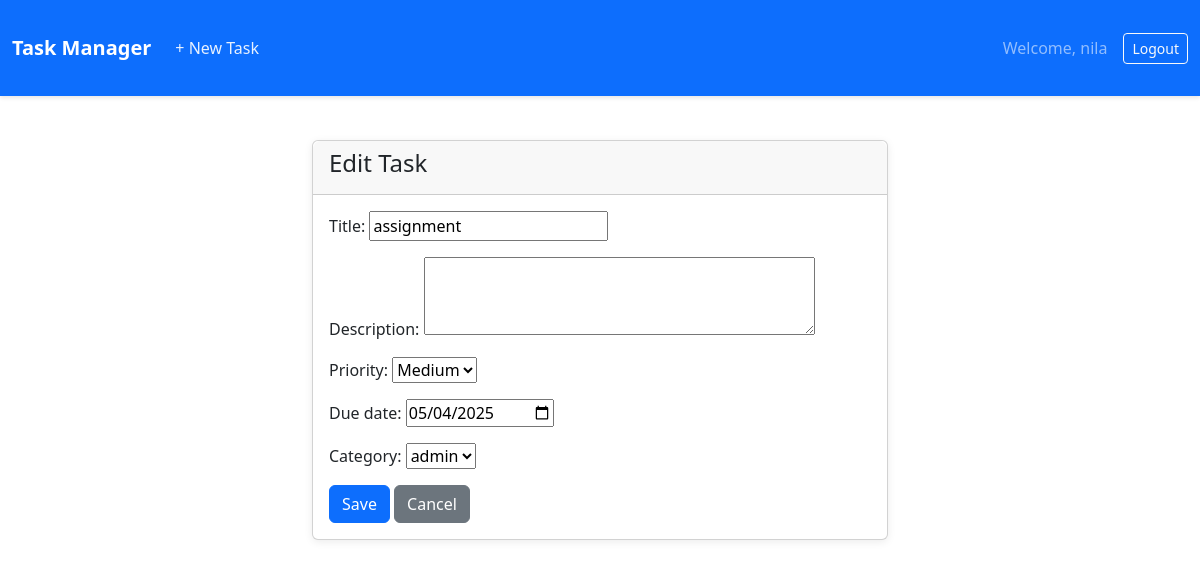
Page /task/edit/4/ (signed in) on the earlier database version.
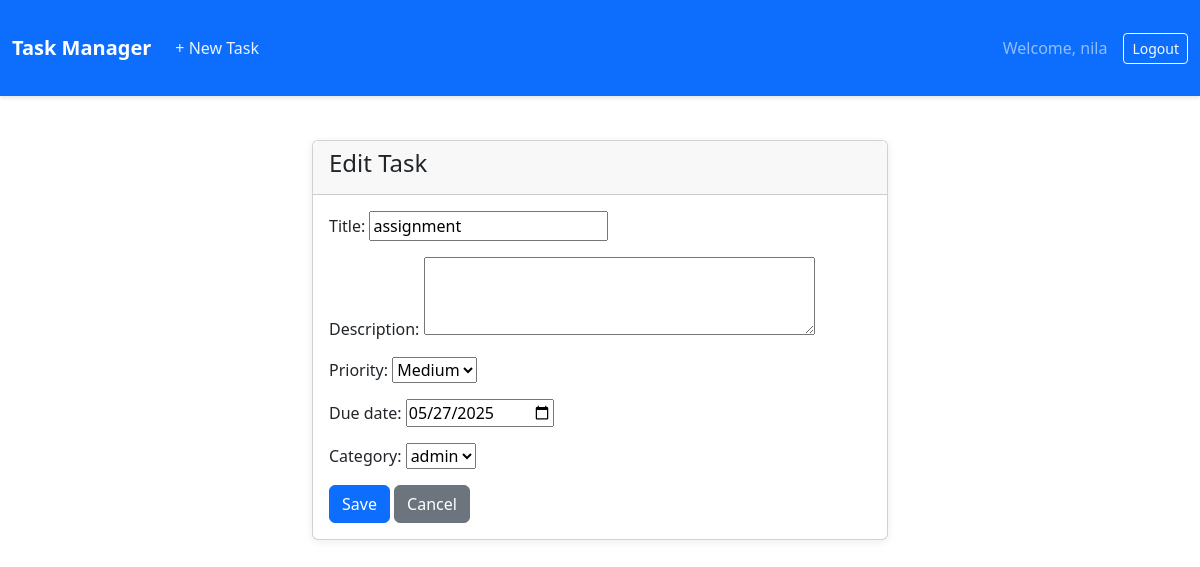
Same page on the later database version.
### taskmanager/models.py (models this page shows, shortened)
class Task(models.Model):
    PRIORITY_CHOICES = (
        ('H', 'High'),
        ('M', 'Medium'),
        ('L', 'Low'),
    )
    title = models.CharField(max_length=200)
    description = models.TextField(blank=True, null=True)
    due_date = models.DateField(blank=True, null=True)
    completed = models.BooleanField(default=False)
    priority = models.CharField(max_length=1, choices=PRIORITY_CHOICES, default='M')
    category = models.ForeignKey(Category, on_delete=models.SET_NULL, blank=True, null=True)
    user = models.ForeignKey(User, on_delete=models.CASCADE)
    created_at = models.DateTimeField(auto_now_add=True)

### taskmanager/views.py (the view)
# urls.py: path('task/edit/<int:task_id>/', views.edit_task, name='edit_task'),
@login_required
def edit_task(request, task_id):
    task = get_object_or_404(Task, id=task_id, user=request.user)
    if request.method == 'POST':
        form = TaskForm(request.user, request.POST, instance=task)
        if form.is_valid():
            form.save()
            return redirect('dashboard')
    else:
        form = TaskForm(request.user, instance=task)
    return render(request, 'taskmanager/task_form.html', {'form': form})

### taskmanager/forms.py
class TaskForm(forms.ModelForm):
    class Meta:
        model = Task
        fields = ["title", "description", "priority", "due_date", "category"]
        widgets = {
            "due_date": forms.DateInput(attrs={"type": "date"}),
            "description": forms.Textarea(attrs={"rows": 3}),
        }
    def __init__(self, user, *args, **kwargs):
        super().__init__(*args, **kwargs)
        self.fields['category'].queryset = Category.objects.filter(user=user)

### taskmanager/models.py (called while the page is built)
    def __str__(self):
        return self.name

### taskmanager/templates/taskmanager/task_form.html (shortened to what this page needs)
{% extends "taskmanager/base.html" %}
{% block content %}
     <div class="row">
        <div class="col-md-6 mx-auto">
            <div class="card">
                <div class="card-header">
                    <h4>{% if form.instance.id %}Edit Task{% else %}Add New Task{% endif %}</h4>
                    </div>
                    <div class="card-body">
                        <form method="post">
                            {{ form.as_p }}
                            <button type="submit" class="btn btn-primary">Save</button>
                            <a href="{% url 'dashboard' %}" class="btn btn-secondary">Cancel</a>
                        </form>
                    </div>
                </div>
            </div>
        </div>
     {% endblock %}

Differences in the rows shown:
changed Task "assignment": due_date "05/04/2025" → "05/27/2025"
